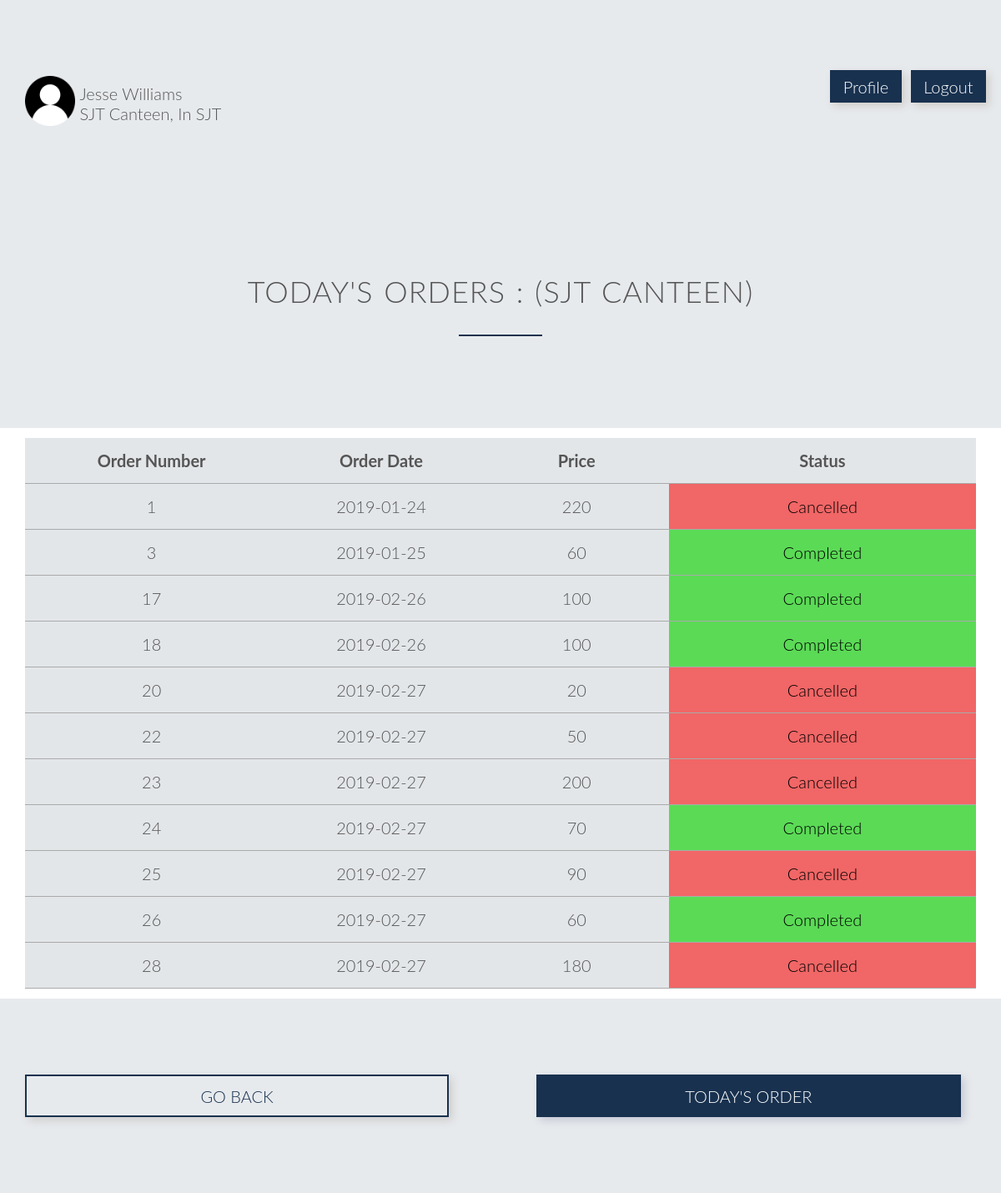
/emordview.php (signed in), run on the app's committed database.
### tables this page shows
CREATE TABLE `employee` (
  `eid` int(11) NOT NULL,
  `name` varchar(25) DEFAULT NULL,
  `join_date` date DEFAULT NULL,
  `streetname` varchar(15) DEFAULT NULL,
  `city` varchar(10) DEFAULT NULL,
  `phone` decimal(30,0) DEFAULT NULL,
  `cid` int(11) DEFAULT NULL
);

CREATE TABLE `canteen` (
  `cid` int(11) NOT NULL,
  `name` varchar(25) DEFAULT NULL,
  `location` varchar(10) DEFAULT NULL
);

CREATE TABLE `ord` (
  `oid` int(11) NOT NULL,
  `cid` int(11) DEFAULT NULL,
  `custid` varchar(10) DEFAULT NULL,
  `odate` date DEFAULT NULL,
  `cost` int(11) DEFAULT NULL,
  `status` varchar(15) DEFAULT NULL,
  `eid` int(11) DEFAULT NULL
);

### emordview.php (the view, shortened to what this page needs)
<!DOCTYPE html>
<?php
    include('sessionemp.php');
    $uname = $_SESSION['login_user'];
    $sql = "SELECT * from employee where eid='$uname'";
    $result = mysqli_query($db,$sql);
    $row = mysqli_fetch_array($result,MYSQLI_ASSOC);
    $cid = $row['cid'];
    $s = "SELECT * from canteen where cid='$cid'";
    $res = mysqli_query($db,$s);
    $cant = mysqli_fetch_array($res,MYSQLI_ASSOC);
?>
<html>
    <head>
        <link rel="stylesheet" type="text/css" href="css/stordstatc.css">
        <link rel="stylesheet" type="text/css" href="css/grid.css">
    </head>
    <body>
        <section class="section-plans">
            <div class="row">
                <div class="col span-10-of-12">
                    <img src="images/person.png" style="border-radius: 20%; width: 5vw;">
                    <div style="display: inline-block; vertical-align: super"><?php echo $row['name']?><br>
                        <?php
                            $nm=$cant['name'];
                            $loc=$cant['location'];
                            echo "$nm, $loc";
                        ?></div>
                </div>
                <div class="col span-1-of-12"><a style="text-decoration: none; background-color: #18314f; padding: 10% 20%; color: white; vertical-align: text-bottom; margin-top: 20%; margin-bottom: 20%; box-shadow: 4px 4px 10px rgba(72, 39, 10, 0.15)" href="empprof.php">Profile</a></div>
                <div class="col span-1-of-12"><a style="text-decoration: none; background-color: #18314f; padding: 10% 20%; color: white; vertical-align: text-bottom; margin-top: 20%; margin-bottom: 20%; box-shadow: 4px 4px 10px rgba(72, 39, 10, 0.15)" href="index.php">Logout</a></div>
            </div>
        </section>
        <section class="section-plans">
			<div class="row">
				<h2>Today's Orders : (<?php echo $nm; ?>)</h2>
			</div>
		</section>
        <section class="section-cant">
            <div class="row">
                <table>
                    <tr>
                        <td width=15 style="text-align: center;"><strong>Order Number</strong></td>
                        <td width=15 style="text-align: center;"><strong>Order Date</strong></td>
                        <td width=15 style="text-align: center;"><strong>Price</strong></td>
                        <td width=15 style="text-align: center;"><strong>Status</strong></td>
                    </tr>
                    <?php
                        $al = "select * from ord where cid='$cid'";
                        $res = mysqli_query($db,$al);
                        while($item = mysqli_fetch_array($res, MYSQLI_ASSOC)) {
                            if(strcmp($item['status'],'Cancelled')==0){
                                echo "<tr><td style=\"text-align: center;\">".$item['oid']."<td style=\"text-align: center;\">".$item['odate']."<td style=\"text-align: center;\">".$item['cost']."</td>";
                                echo "<td style=\"margin:10px; background: rgba(245, 70, 70, 0.8);color:black; text-align: center;\"><a href='empordview.php?oid=".$item['oid']."' style=\"text-decoration:none; color:black;\">Cancelled</a></td>";
                                echo "</tr>";
                            }
                            else if(strcmp($item['status'],'Completed')==0){
                                echo "<tr><td style=\"text-align: center;\">".$item['oid']."<td style=\"text-align: center;\">".$item['odate']."<td style=\"text-align: center;\">".$item['cost']."</td>";
                                echo "<td style=\"margin:10px; background: rgba(58, 216, 51, 0.8);color:black; text-align: center;\"><a href='empordview.php?oid=".$item['oid']."' style=\"text-decoration:none; color:black;\">Completed</a></td>";
                                echo "</tr>";
                            }
                        }
                    ?>
                </table>
            </div>
        </section>
        <section class="section-plans">
            <div class="row">
                <a style="text-decoration: none; color:#18314f;" href="emphome.php">
                    <div class="col span-5-of-11" style="box-shadow: 4px 4px 10px rgba(72, 39, 10, 0.15); text-align: center; padding: 1%;border: 2px solid #18314f;">
                        GO BACK
                    </div>
                </a>
                <div class="col">&nbsp;&nbsp;&nbsp;&nbsp;&nbsp;&nbsp;&nbsp;&nbsp;&nbsp;&nbsp;&nbsp;&nbsp;&nbsp;&nbsp;&nbsp;&nbsp;</div>
                <a style="text-decoration: none; color: white;" href="emordstat.php">
                    <div class="col span-5-of-11" style="box-shadow: 4px 4px 10px rgba(12, 10, 72, 0.15); text-align: center; padding: 1%;border: 2px solid #18314f;background-color: #18314f;">
                        TODAY'S ORDER
                    </div>
                </a>
            </div>
        </section>
   </body>
</html>

### css/stordstatc.css (style rules this page uses)
* { margin:0; padding: 0; -webkit-box-sizing: border-box; box-sizing: border-box; }
html, body { background-color: #fff; color: #555; font-family: 'Lato','Arial', sans-serif; font-weight: 300; font-size: 20px; text-rendering: optimizeLegibility; overflow-x: hidden; }
.row { max-width: 1140px; margin: 0 auto; }
section { padding: 80px 0px; }
h1, h2, h3 { font-weight: 300; text-transform: uppercase; }
h2 { font-size: 180%; word-spacing: 2px; text-align: center; margin-bottom: 30px; letter-spacing: 1px; }
h2:after { display: block; height: 2px; background-color: #18314f; content: " "; width: 100px; margin: 0 auto; margin-top: 30px; }
table { border:none; width: 100%; border-collapse: collapse; }
th, td { padding: 15px; text-align: left; vertical-align: middle; border: none; border-bottom: 1px solid #aaaaaa; }
tr { background-color: rgba(24, 49, 79, 0.12); }
.section-cant { padding: 1%; }
.section-plans { background-color: rgba(24, 49, 79, 0.1); }

### css/grid.css (style rules this page uses)
.row { zoom: 1; }
.row:before, .row:after { content:""; display:table; }
.row:after { clear:both; }
.col { display: block; float:left; margin: 1% 0 1% 1.6%; }
.col:first-child { margin-left: 0; }
.span-5-of-11 { width: 44.58%; }
.span-10-of-12 { width: 83.06%; }
.span-1-of-12 { width: 6.86%; }

### data on the page
employee: name "Jesse Williams"
canteen: name "SJT Canteen", location "In SJT", name "SJT CANTEEN"
ord: oid "1", odate "2019-01-24", cost "220"
ord: oid "3", odate "2019-01-25", cost "60"
ord: oid "17", odate "2019-02-26", cost "100"
ord: oid "18", odate "2019-02-26", cost "100"
ord: oid "20", odate "2019-02-27", cost "20"
ord: oid "22", odate "2019-02-27", cost "50"
ord: oid "23", odate "2019-02-27", cost "200"
ord: oid "24", odate "2019-02-27", cost "70"
ord: oid "25", odate "2019-02-27", cost "90"
ord: oid "26", odate "2019-02-27", cost "60"
ord: oid "28", odate "2019-02-27", cost "180"
